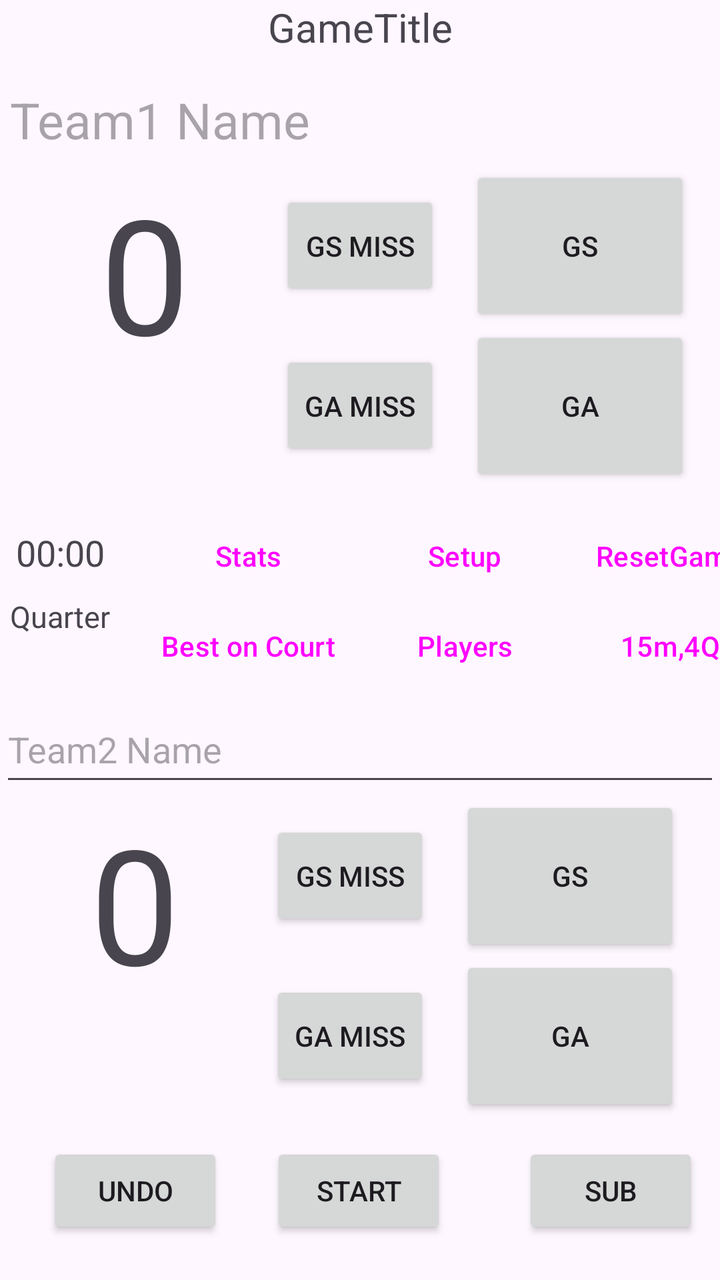
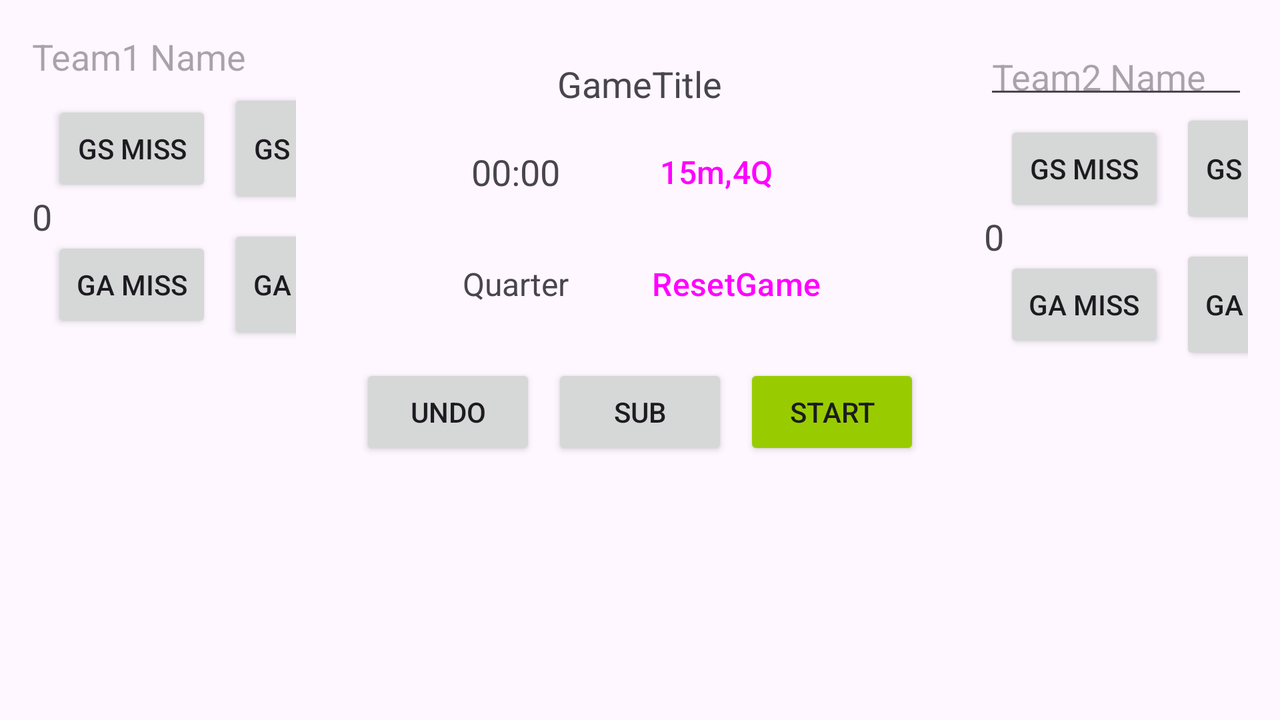

An Android layout and its configuration variant, each rendered on a device that would load it. The default file and the variant file are quoted in full after the pictures.
<!-- AndroidManifest.xml: application theme Theme.KeepingScore -->
<!-- res/layout/fragment_gameplay.xml -->
<?xml version="1.0" encoding="utf-8"?>
<androidx.constraintlayout.widget.ConstraintLayout xmlns:android="http://schemas.android.com/apk/res/android"
    xmlns:app="http://schemas.android.com/apk/res-auto"
    xmlns:tools="http://schemas.android.com/tools"
    android:layout_width="match_parent"
    android:layout_height="match_parent"
    android:focusable="true"
    android:focusableInTouchMode="true"
    android:clickable="true"
    tools:context=".MainActivity">
    <TableLayout
        android:id="@+id/TitleTable"
        android:layout_width="match_parent"
        android:layout_height="28dp"
        android:gravity="center"
        app:layout_constraintTop_toTopOf="parent">

        <TextView
            android:id="@+id/GameTitle"
            android:layout_width="400dp"
            android:layout_height="match_parent"
            android:text="GameTitle"
            android:textAlignment="center"
            android:textSize="20sp" />
    </TableLayout>
    <TableLayout
        android:id="@+id/TopTable"
        android:layout_width="match_parent"
        android:layout_height="220dp"
        android:layout_marginTop="10dp"
        android:padding="5dp"
        android:visibility="visible"
        app:layout_constraintTop_toBottomOf="@id/TitleTable">

        <TextView
            android:id="@+id/T1Name"
            android:layout_width="match_parent"
            android:layout_height="40dp"
            android:hint="Team1 Name"
            android:textSize="25sp" />
        <TableRow
            android:layout_width="match_parent"
            android:layout_height="180dp"
            tools:ignore="UselessParent">

            <TextView
                android:id="@+id/Team1Score"
                android:layout_width="135dp"
                android:layout_height="160dp"
                android:text="0"
                android:clickable="true"
                android:textAlignment="center"
                android:textSize="80sp" />

            <TableLayout
                android:layout_width="wrap_content"
                android:layout_height="wrap_content">

                <TableRow
                    android:layout_width="wrap_content"
                    android:layout_height="wrap_content">

                    <Button
                        android:id="@+id/GS1Miss"
                        android:layout_width="80dp"
                        android:layout_height="55dp"
                        android:layout_marginEnd="15dp"
                        android:text="GS Miss" />

                    <Button
                        android:id="@+id/GS1"
                        android:layout_width="110dp"
                        android:layout_height="80dp"
                        android:text="GS" />
                </TableRow>

                <TableRow
                    android:layout_width="match_parent"
                    android:layout_height="match_parent">

                    <Button
                        android:id="@+id/GA1Miss"
                        android:layout_width="80dp"
                        android:layout_height="55dp"
                        android:layout_marginEnd="15dp"
                        android:text="GA Miss" />

                    <Button
                        android:id="@+id/GA1"
                        android:layout_width="wrap_content"
                        android:layout_height="80dp"
                        android:text="GA" />
                </TableRow>

            </TableLayout>


        </TableRow>

    </TableLayout>

    <TableLayout
        android:id="@+id/MiddleTable"
        android:layout_width="match_parent"
        android:layout_height="90dp"
        android:padding="0dp"
        app:layout_constraintTop_toBottomOf="@id/TopTable">

        <TableRow
            android:layout_width="match_parent"
            android:layout_height="40dp"
            android:padding="0dp">
            <TextView
                android:id="@+id/TimeRem"
                android:layout_width="60dp"
                android:layout_height="25dp"
                android:text="00:00"
                android:padding="0dp"
                android:textAlignment="center"
                android:textSize="18dp" />

            <Button
                android:id="@+id/Statistics"
                style="?android:attr/buttonBarButtonStyle"
                android:layout_width="80dp"
                android:layout_height="40dp"
                android:text="Stats" />

            <Button
                android:id="@+id/Settings"
                style="?android:attr/buttonBarButtonStyle"
                android:layout_width="80dp"
                android:layout_height="40dp"
                android:text="Setup" />

            <Button
                android:id="@+id/ResetGame"
                style="?android:attr/buttonBarButtonStyle"
                android:layout_width="100dp"
                android:layout_height="40dp"
                android:text="ResetGame" />

        </TableRow>

        <TableRow
            android:layout_width="match_parent"
            android:layout_height="80dp">

            <TextView
                android:id="@+id/QuarterNum"
                android:layout_width="60dp"
                android:layout_height="match_parent"
                android:text="Quarter"
                android:textAlignment="center"
                android:textSize="15dp" />

            <Button
                android:id="@+id/PlayerVotes"
                style="?android:attr/buttonBarButtonStyle"
                android:layout_width="112dp"
                android:layout_height="50dp"
                android:text="Best on Court"
                android:textAlignment="center" />

            <Button
                android:id="@+id/PlayerList"
                style="?android:attr/buttonBarButtonStyle"
                android:layout_width="89dp"
                android:layout_height="40dp"
                android:text="Players"
                android:textAlignment="center" />

            <Button
                android:id="@+id/GameMode"
                style="?android:attr/buttonBarButtonStyle"
                android:layout_width="89dp"
                android:layout_height="40dp"
                android:text="15m,4Q"
                android:textAlignment="center" />
        </TableRow>

    </TableLayout>

    <TableLayout
        android:id="@+id/BottomTable"
        android:layout_width="match_parent"
        android:layout_height="220dp"
        app:layout_constraintTop_toBottomOf="@id/MiddleTable">

        <EditText
            android:id="@+id/T2Name"
            android:layout_width="89dp"
            android:layout_height="50dp"
            android:hint="Team2 Name" />

        <TableRow
            android:layout_width="match_parent"
            android:layout_height="match_parent"
            tools:ignore="UselessParent">

            <TextView
                android:id="@+id/Team2Score"
                android:layout_width="135dp"
                android:layout_height="match_parent"
                android:text="0"
                android:clickable="true"
                android:textAlignment="center"
                android:textSize="80sp" />

            <TableLayout
                android:layout_width="wrap_content"
                android:layout_height="wrap_content">

                <TableRow
                    android:layout_width="wrap_content"
                    android:layout_height="wrap_content">

                    <Button
                        android:id="@+id/GS2Miss"
                        android:layout_width="80dp"
                        android:layout_height="55dp"
                        android:layout_marginEnd="15dp"
                        android:text="GS Miss" />

                    <Button
                        android:id="@+id/GS2"
                        android:layout_width="110dp"
                        android:layout_height="80dp"
                        android:text="GS" />
                </TableRow>

                <TableRow
                    android:layout_width="match_parent"
                    android:layout_height="match_parent">

                    <Button
                        android:id="@+id/GA2Miss"
                        android:layout_width="80dp"
                        android:layout_height="55dp"
                        android:layout_marginEnd="15dp"
                        android:text="GA Miss" />

                    <Button
                        android:id="@+id/GA2"
                        android:layout_width="wrap_content"
                        android:layout_height="80dp"
                        android:text="GA" />
                </TableRow>
            </TableLayout>
        </TableRow>
    </TableLayout>

    <Button
        android:id="@+id/btnStartGame"
        android:layout_width="wrap_content"
        android:layout_height="wrap_content"
        android:text="Start"
        app:layout_constraintBottom_toBottomOf="parent"
        app:layout_constraintEnd_toEndOf="parent"
        app:layout_constraintHorizontal_bias="0.498"
        app:layout_constraintStart_toStartOf="parent"
        app:layout_constraintTop_toBottomOf="@+id/BottomTable"
        app:layout_constraintVertical_bias="0.145" />

    <Button
        android:id="@+id/UndoButton"
        android:layout_width="wrap_content"
        android:layout_height="wrap_content"
        android:text="Undo"
        app:layout_constraintBottom_toBottomOf="@+id/btnStartGame"
        app:layout_constraintEnd_toStartOf="@+id/btnStartGame"
        app:layout_constraintStart_toStartOf="parent"
        app:layout_constraintTop_toTopOf="@+id/btnStartGame" />

    <Button
        android:id="@+id/bSubPlayer"
        android:layout_width="wrap_content"
        android:layout_height="wrap_content"
        android:text="Sub"
        app:layout_constraintBottom_toBottomOf="parent"
        app:layout_constraintEnd_toEndOf="parent"
        app:layout_constraintHorizontal_bias="0.78"
        app:layout_constraintStart_toEndOf="@+id/btnStartGame"
        app:layout_constraintTop_toTopOf="@+id/btnStartGame"
        app:layout_constraintVertical_bias="0.0" />

</androidx.constraintlayout.widget.ConstraintLayout>
<!-- resources referenced by this layout -->
<resources>
  <style name="Theme.KeepingScore" parent="Base.Theme.KeepingScore" />
  <style name="Base.Theme.KeepingScore" parent="Theme.Material3.DayNight.NoActionBar">
          
          
      </style>
</resources>
<!-- res/layout-land/fragment_gameplay.xml (the author's variant of the layout above) -->
<!-- drawn on the phone turned sideways -->
<?xml version="1.0" encoding="utf-8"?>
<LinearLayout
    xmlns:android="http://schemas.android.com/apk/res/android"
    xmlns:app="http://schemas.android.com/apk/res-auto"
    xmlns:tools="http://schemas.android.com/tools"
    android:id="@+id/gameplay_root_layout"
    android:layout_width="match_parent"
    android:layout_height="match_parent"
    android:orientation="horizontal"
    android:focusable="true"
    android:focusableInTouchMode="true"
    android:clickable="true"
    tools:context=".MainActivity">

    
    <LinearLayout
        android:layout_width="0dp"
        android:layout_height="match_parent"
        android:layout_weight="1"
        android:orientation="vertical"
        android:padding="@dimen/activity_margin">

        <TextView
            android:id="@+id/T1Name"
            android:layout_width="match_parent"
            android:layout_height="wrap_content"
            android:hint="Team1 Name"
            android:textSize="@dimen/text_size_large"
            android:paddingBottom="4dp"/>

        <LinearLayout
            android:layout_width="match_parent"
            android:layout_height="wrap_content"
            android:orientation="horizontal"
            android:gravity="center_vertical">

            <TextView
                android:id="@+id/Team1Score"
                android:layout_width="0dp"
                android:layout_height="wrap_content"
                android:layout_weight="1"
                android:text="0"
                android:clickable="true"
                android:textAlignment="center"
                android:textSize="@dimen/text_size_large" />

            <LinearLayout
                android:layout_width="wrap_content"
                android:layout_height="wrap_content"
                android:orientation="vertical">

                <LinearLayout
                    android:layout_width="wrap_content"
                    android:layout_height="wrap_content"
                    android:orientation="horizontal"
                    android:layout_marginBottom="8dp">

                    <Button
                        android:id="@+id/GS1Miss"
                        android:layout_width="wrap_content"
                        android:layout_height="wrap_content"
                        android:minWidth="80dp"
                        android:layout_marginEnd="8dp"
                        android:text="GS Miss" />

                    <Button
                        android:id="@+id/GS1"
                        android:layout_width="wrap_content"
                        android:minWidth="90dp"
                        android:layout_height="wrap_content"
                        android:minHeight="60dp"
                        android:text="GS" />
                </LinearLayout>

                <LinearLayout
                    android:layout_width="wrap_content"
                    android:layout_height="wrap_content"
                    android:orientation="horizontal">

                    <Button
                        android:id="@+id/GA1Miss"
                        android:layout_width="wrap_content"
                        android:minWidth="80dp"
                        android:layout_height="wrap_content"
                        android:layout_marginEnd="8dp"
                        android:text="GA Miss" />

                    <Button
                        android:id="@+id/GA1"
                        android:layout_width="wrap_content"
                        android:minWidth="90dp"
                        android:layout_height="wrap_content"
                        android:minHeight="60dp"
                        android:text="GA" />
                </LinearLayout>
            </LinearLayout>
        </LinearLayout>
    </LinearLayout>

    
    <LinearLayout
        android:layout_width="wrap_content"
        android:layout_height="match_parent"
        android:orientation="vertical"
        android:gravity="center"
        android:padding="@dimen/activity_margin">

        <TextView
            android:id="@+id/GameTitle"
            android:layout_width="wrap_content"
            android:layout_height="wrap_content"
            android:text="GameTitle"
            android:textAlignment="center"
            android:textSize="@dimen/text_size_large" />

        <LinearLayout
            android:id="@+id/MiddleTable"
            android:layout_width="wrap_content"
            android:layout_height="wrap_content"
            android:orientation="vertical"
            android:paddingTop="8dp"
            android:paddingBottom="8dp">

            <LinearLayout
                android:layout_width="wrap_content"
                android:layout_height="wrap_content"
                android:orientation="horizontal"
                android:gravity="center_vertical"
                android:paddingStart="5dp"
                android:paddingEnd="5dp">

                <TextView
                    android:id="@+id/TimeRem"
                    android:layout_width="wrap_content"
                    android:layout_height="wrap_content"
                    android:minWidth="80dp"
                    android:text="00:00"
                    android:textAlignment="center"
                    android:textSize="@dimen/text_size_large"
                    android:layout_marginEnd="8dp"/>

                <Button
                    android:id="@+id/GameMode"
                    style="?android:attr/buttonBarButtonStyle"
                    android:layout_width="wrap_content"
                    android:layout_height="wrap_content"
                    android:minWidth="89dp"
                    android:text="15m,4Q"
                    android:textAlignment="center"
                    android:textSize="@dimen/text_size_medium" />
            </LinearLayout>

            <LinearLayout
                android:layout_width="wrap_content"
                android:layout_height="wrap_content"
                android:orientation="horizontal"
                android:gravity="center_vertical"
                android:paddingStart="5dp"
                android:paddingEnd="5dp"
                android:layout_marginTop="8dp">

                <TextView
                    android:id="@+id/QuarterNum"
                    android:layout_width="wrap_content"
                    android:layout_height="wrap_content"
                    android:minWidth="80dp"
                    android:text="Quarter"
                    android:textAlignment="center"
                    android:textSize="@dimen/text_size_medium"
                    android:layout_marginEnd="8dp"/>

                <Button
                    android:id="@+id/ResetGame"
                    style="?android:attr/buttonBarButtonStyle"
                    android:layout_width="wrap_content"
                    android:layout_height="wrap_content"
                    android:text="ResetGame"
                    android:textSize="@dimen/text_size_medium" />
            </LinearLayout>
        </LinearLayout>

        <LinearLayout
            android:layout_width="wrap_content"
            android:layout_height="wrap_content"
            android:orientation="horizontal"
            android:layout_marginTop="8dp">

            <Button
                android:id="@+id/UndoButton"
                android:layout_width="wrap_content"
                android:layout_height="wrap_content"
                android:text="Undo"
                android:layout_marginEnd="8dp"/>

            <Button
                android:id="@+id/bSubPlayer"
                android:layout_width="wrap_content"
                android:layout_height="wrap_content"
                android:text="Sub"
                android:layout_marginEnd="8dp"/>

            <Button
                android:id="@+id/btnStartGame"
                android:layout_width="wrap_content"
                android:layout_height="@dimen/button_height"
                android:text="Start"
                android:backgroundTint="@android:color/holo_green_light"/>
        </LinearLayout>

        <ImageView
            android:id="@+id/centrePassCircle"
            android:layout_width="100dp"
            android:layout_height="100dp"
            android:src="@drawable/centre_pass_circle"
            android:alpha="0.5"
            android:visibility="invisible"
            android:contentDescription="@string/centre_pass_indicator" />
    </LinearLayout>

    
    <LinearLayout
        android:layout_width="0dp"
        android:layout_height="match_parent"
        android:layout_weight="1"
        android:orientation="vertical"
        android:padding="@dimen/activity_margin">

        <EditText
            android:id="@+id/T2Name"
            android:layout_width="match_parent"
            android:layout_height="wrap_content"
            android:hint="Team2 Name"
            android:textSize="@dimen/text_size_large"
            android:paddingBottom="4dp"
            android:inputType="text"
            android:autofillHints="name"
            android:importantForAutofill="yes"/>

        <LinearLayout
            android:layout_width="match_parent"
            android:layout_height="wrap_content"
            android:orientation="horizontal"
            android:gravity="center_vertical">

            <TextView
                android:id="@+id/Team2Score"
                android:layout_width="0dp"
                android:layout_height="wrap_content"
                android:layout_weight="1"
                android:text="0"
                android:clickable="true"
                android:textAlignment="center"
                android:textSize="@dimen/text_size_large" />

            <LinearLayout
                android:layout_width="wrap_content"
                android:layout_height="wrap_content"
                android:orientation="vertical">

                <LinearLayout
                    android:layout_width="wrap_content"
                    android:layout_height="wrap_content"
                    android:orientation="horizontal"
                    android:layout_marginBottom="8dp">

                    <Button
                        android:id="@+id/GS2Miss"
                        android:layout_width="wrap_content"
                        android:layout_height="wrap_content"
                        android:minWidth="80dp"
                        android:layout_marginEnd="8dp"
                        android:text="GS Miss" />

                    <Button
                        android:id="@+id/GS2"
                        android:layout_width="wrap_content"
                        android:minWidth="90dp"
                        android:layout_height="wrap_content"
                        android:minHeight="60dp"
                        android:text="GS" />
                </LinearLayout>

                <LinearLayout
                    android:layout_width="wrap_content"
                    android:layout_height="wrap_content"
                    android:orientation="horizontal">

                    <Button
                        android:id="@+id/GA2Miss"
                        android:layout_width="wrap_content"
                        android:minWidth="80dp"
                        android:layout_height="wrap_content"
                        android:layout_marginEnd="8dp"
                        android:text="GA Miss" />

                    <Button
                        android:id="@+id/GA2"
                        android:layout_width="wrap_content"
                        android:minWidth="90dp"
                        android:layout_height="wrap_content"
                        android:minHeight="60dp"
                        android:text="GA" />
                </LinearLayout>
            </LinearLayout>
        </LinearLayout>
    </LinearLayout>
</LinearLayout>
<!-- resources referenced by the variant -->
<!-- as the phone turned sideways resolves them -->
<resources>
  <dimen name="activity_margin">16dp</dimen>
  <dimen name="button_height">48dp</dimen>
  <dimen name="text_size_large">18sp</dimen>
  <dimen name="text_size_medium">16sp</dimen>
  <!-- drawable centre_pass_circle: png bitmap (drawable, 20762 bytes) -->
  <string name="centre_pass_indicator">Centre pass indicator</string>
  <style name="Theme.KeepingScore" parent="Base.Theme.KeepingScore" />
  <style name="Base.Theme.KeepingScore" parent="Theme.Material3.DayNight.NoActionBar">
          
          
      </style>
</resources>
